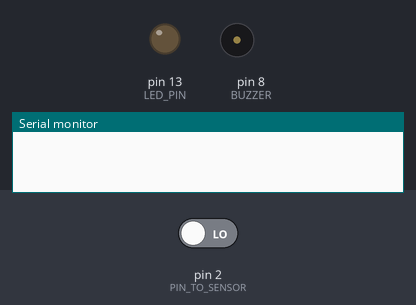
A sketch run on a simulated Arduino Uno, built with avr-gcc and run on an emulated ATmega328P. Parts: output pins drawn as LEDs (lit = HIGH), buzzer (waves = sounding), the last lines printed to the serial monitor. The inputs (shaded band) are chosen by the test bench; at power-on: pin 2 (PIN_TO_SENSOR) LOW.

Above: at 1.2 s.
1.3 s: pin 2 (PIN_TO_SENSOR) driven HIGH
At 2.0 s:
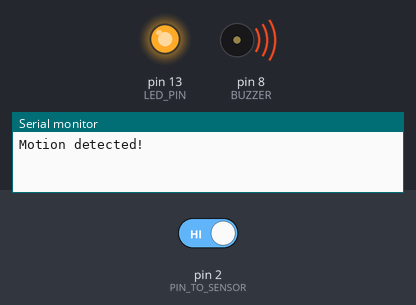
2.8 s: pin 2 (PIN_TO_SENSOR) driven LOW
At 3.1 s:
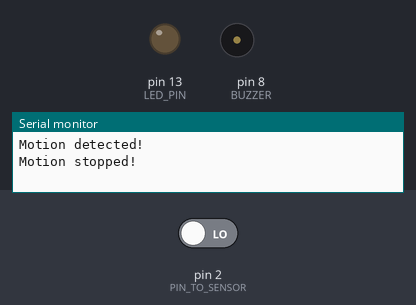
Timing chart, 0 to 5.8 s (numbered marks = the images above; inputs shaded):
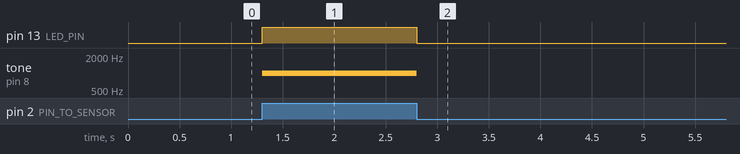

The sketch:

blink.ino
```cpp
const int LED_PIN = 13;
const int BUZZER = 8;
const int PIN_TO_SENSOR = 2;   // the pin that OUTPUT pin of sensor is connected to
int pinStateCurrent   = LOW; // current state of pin
int pinStatePrevious  = LOW; // previous state of pin

void setup() {
  Serial.begin(9600);            // initialize serial
  pinMode(PIN_TO_SENSOR, INPUT); // set arduino pin to input mode to read value from OUTPUT pin of sensor
  pinMode(BUZZER, OUTPUT); // set arduino pin to input mode to read value from OUTPUT pin of sensor
  pinMode(LED_PIN, OUTPUT); // set arduino pin to input mode to read value from OUTPUT pin of sensor

}

void loop() {
  pinStatePrevious = pinStateCurrent; // store old state
  pinStateCurrent = digitalRead(PIN_TO_SENSOR);   // read new state

  if (pinStatePrevious == LOW && pinStateCurrent == HIGH) {   // pin state change: LOW -> HIGH
    Serial.println("Motion detected!");
    digitalWrite(LED_PIN,HIGH);
    tone(BUZZER, 1000); // Send 1KHz sound signal...


    // TODO: turn on alarm, light or activate a device ... here
  }
  else{
  if (pinStatePrevious == HIGH && pinStateCurrent == LOW) {   // pin state change: HIGH -> LOW
    Serial.println("Motion stopped!");
    digitalWrite(LED_PIN,LOW);
    noTone(BUZZER);     // Stop sound...

    // TODO: turn off alarm, light or deactivate a device ... here
  }
}
}
```

Measured:
- after the input at 1.3 s, pin 13 (LED_PIN): LOW → HIGH at once; tone on pin 8 (BUZZER): silent → 1000 Hz at once
- after the input at 2.8 s, pin 13 (LED_PIN): HIGH → LOW at once; tone on pin 8 (BUZZER): 1000 Hz → silent at once
